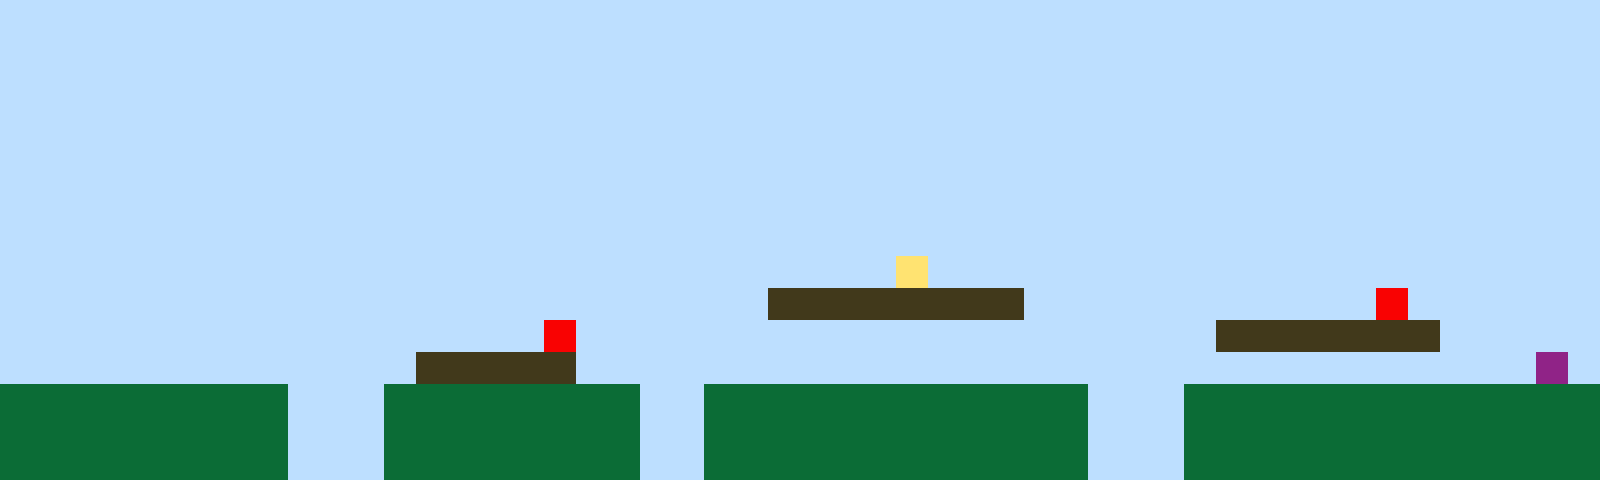

This game map was drawn from its Tiled (.tmx) file and the tilesets committed beside it. A one-line description and the full map source follow:
An orthogonal 50x15 tile map with 32x32 px tiles, 1 tile layer (Tile Layer 1).

<map version="1.10" tiledversion="1.11.2" orientation="orthogonal" renderorder="right-up" width="50" height="15" tilewidth="32" tileheight="32" infinite="0" nextlayerid="2" nextobjectid="1"><editorsettings><export target="map1.csv" format="csv" /></editorsettings><tileset firstgid="1" name="sprites" tilewidth="32" tileheight="32" tilecount="6" columns="3"><image source="sprites.png" width="96" height="64" /></tileset><layer id="1" name="Tile Layer 1" width="50" height="15"><data encoding="csv">1,1,1,1,1,1,1,1,1,1,1,1,1,1,1,1,1,1,1,1,1,1,1,1,1,1,1,1,1,1,1,1,1,1,1,1,1,1,1,1,1,1,1,1,1,1,1,1,1,1,1,1,1,1,1,1,1,1,1,1,1,1,1,1,1,1,1,1,1,1,1,1,1,1,1,1,1,1,1,1,1,1,1,1,1,1,1,1,1,1,1,1,1,1,1,1,1,1,1,1,1,1,1,1,1,1,1,1,1,1,1,1,1,1,1,1,1,1,1,1,1,1,1,1,1,1,1,1,1,1,1,1,1,1,1,1,1,1,1,1,1,1,1,1,1,1,1,1,1,1,1,1,1,1,1,1,1,1,1,1,1,1,1,1,1,1,1,1,1,1,1,1,1,1,1,1,1,1,1,1,1,1,1,1,1,1,1,1,1,1,1,1,1,1,1,1,1,1,1,1,1,1,1,1,1,1,1,1,1,1,1,1,1,1,1,1,1,1,1,1,1,1,1,1,1,1,1,1,1,1,1,1,1,1,1,1,1,1,1,1,1,1,1,1,1,1,1,1,1,1,1,1,1,1,1,1,1,1,1,1,1,1,1,1,1,1,1,1,1,1,1,1,1,1,1,1,1,1,1,1,1,1,1,1,1,1,1,1,1,1,1,1,1,1,1,1,1,1,1,1,1,1,1,1,1,1,1,1,1,1,1,1,1,1,1,1,1,1,1,1,1,1,1,1,1,1,1,1,1,1,1,1,1,1,1,1,1,1,1,1,1,1,1,1,1,1,1,1,1,1,1,1,1,1,1,1,1,1,1,1,1,1,1,1,1,1,1,1,1,1,1,1,1,1,1,1,1,1,1,1,1,1,1,1,1,1,1,1,1,1,1,1,1,1,1,1,1,1,1,1,1,1,1,1,1,1,1,1,1,1,1,1,1,1,1,1,1,1,1,1,1,1,1,1,1,1,1,1,4,1,1,1,1,1,1,1,1,1,1,1,1,1,1,1,1,1,1,1,1,1,1,1,1,1,1,1,1,1,1,1,1,1,1,1,1,1,1,1,1,1,1,1,1,1,3,3,3,3,3,3,3,3,1,1,1,1,1,1,1,1,1,1,1,5,1,1,1,1,1,1,1,1,1,1,1,1,1,1,1,1,1,1,1,1,1,1,1,5,1,1,1,1,1,1,1,1,1,1,1,1,1,1,1,1,1,1,1,1,3,3,3,3,3,3,3,1,1,1,1,1,1,1,1,1,1,1,1,1,1,1,1,1,1,3,3,3,3,3,1,1,1,1,1,1,1,1,1,1,1,1,1,1,1,1,1,1,1,1,1,1,1,1,1,1,1,1,1,1,6,1,2,2,2,2,2,2,2,2,2,1,1,1,2,2,2,2,2,2,2,2,1,1,2,2,2,2,2,2,2,2,2,2,2,2,1,1,1,2,2,2,2,2,2,2,2,2,2,2,2,2,2,2,2,2,2,2,2,2,2,1,1,1,2,2,2,2,2,2,2,2,1,1,2,2,2,2,2,2,2,2,2,2,2,2,1,1,1,2,2,2,2,2,2,2,2,2,2,2,2,2,2,2,2,2,2,2,2,2,2,1,1,1,2,2,2,2,2,2,2,2,1,1,2,2,2,2,2,2,2,2,2,2,2,2,1,1,1,2,2,2,2,2,2,2,2,2,2,2,2,2</data></layer></map>
